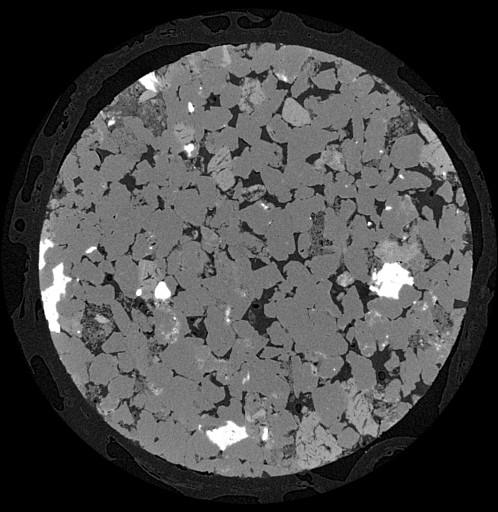
#> input picture images/Sandstone.tif, 996 x 1024 px, found by its file name (shown at 1/2 size)
$ python matplot.pyplot.py
#> lines starting #> are read from the running program, lines starting #| are printed output that depends on the picture
# Video Playlist: https://www.youtube.com/playlist?list=PLHae9ggVvqPgyRQQOtENr6hK0m1UquGaG

"""
matplotlib.pyplot contains various functions for plotting, including images.
Each pyplot function makes a change to the plot (e.g. add titles, labels, plots)
"""
# PLot using lists
from matplotlib import pyplot as plt

x = [1, 2, 3, 4, 5]
y = [1, 4, 9, 16, 25]

plt.plot(x, y)  # plot takes any number of arguments

# Also understands numpy arrays
import numpy as np

a = np.array(x)
b = np.array(y)
plt.plot(a, b)

# Images can also be plotted (covered in viewing images tutorial)
# Images are numpy arrays
import cv2

gray_img = cv2.imread('images/sandstone.tif', 0)
#> gray_img is the input picture: shape (1024, 996); min 0, max 255, mean 71.5

plt.imshow(gray_img, cmap="gray")
plt.hist(gray_img.flat, bins=100, range=(0, 150))

# Formatting
from matplotlib import pyplot as plt

import numpy as np

a = np.array([1, 2, 3, 4, 5])
b = np.array([1, 4, 9, 16, 25])
plt.plot(a, b)
plt.plot(a, b, 'bo')  # Blue dots. Also try: 'r--' 'g^' 'bs'
plt.axis([0, 6, 0, 50])  # Define range for x and y axes [xmin, xmax, ymin, ymax]

# Various types of plots
from matplotlib import pyplot as plt

wells = ['well1', 'well2', 'well3', 'well4', 'well5']
cells = [80, 62, 88, 110, 90]

plt.bar(wells, cells)
plt.scatter(wells, cells)
plt.plot(wells, cells)

# If you run all lines at once you'll see that all plots share same axes.
# Multiple plots topic is covered below.

#################################
# Defining line properties
from matplotlib import pyplot as plt

import numpy as np

a = np.array([1, 2, 3, 4, 5])
b = np.array([1, 4, 9, 16, 25])
plt.plot(a, b, linewidth=5.0)
# use setp() to define multiple parameters
fig = plt.plot(a, b, linewidth=5.0)
plt.setp(fig, color='r', linewidth=4.0)
# look at the documentation for more infor on setp()
# https://matplotlib.org/api/_as_gen/matplotlib.pyplot.setp.html#matplotlib.pyplot.setp

#####################################

from matplotlib import pyplot as plt

# Adding labels and annotations
wells = [1, 2, 3, 4, 5]
cells = [80, 62, 88, 110, 90]

plt.figure(figsize=(8, 8))
plt.bar(wells, cells)
plt.xlabel('Well #', fontsize=18, color='red')
plt.ylabel('# dead cells')
plt.title('Dead cells in each well')
plt.axis([1, 6, 60, 120])  # xmin, xmax, ymin, ymax
plt.grid(True)
plt.show()
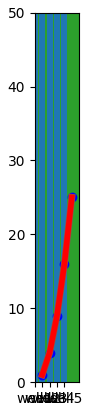
#> figure drawn by matplotlib, 1 panel
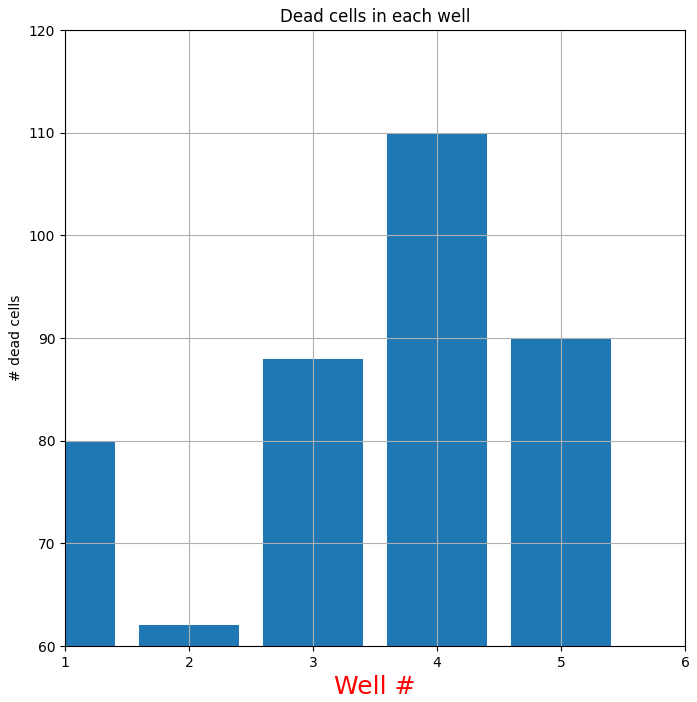
#> figure drawn by matplotlib, 1 panel; tallest bar 110 high, from x = 3.6 to 4.4

############################
# Log scale

from matplotlib import pyplot as plt

x = [1, 2, 3, 4, 5]
y = [10, 125, 1350, 11250, 100500]

plt.figure(figsize=(12, 6))

# linear
plt.subplot(121)
plt.plot(x, y)
plt.yscale('linear')
plt.title('linear')
plt.grid(True)

# Log
plt.subplot(122)
plt.plot(x, y)
plt.yscale('log')
plt.title('log')
plt.grid(True)

################################
# Use subplots to arrange multiple plots

from matplotlib import pyplot as plt

wells = ['well1', 'well2', 'well3', 'well4', 'well5']
cells = [80, 62, 88, 110, 90]

plt.bar(wells, cells)
plt.scatter(wells, cells)
plt.plot(wells, cells)
# Multiple plots using subplot
# Define a figure size first

# PLotting horizontally
plt.figure(figsize=(16, 6))
# Let us plot in 1 row and 3 columns (13x) x is for the position
plt.subplot(131)
plt.bar(wells, cells)
plt.subplot(132)
plt.scatter(wells, cells)
plt.subplot(133)
plt.plot(wells, cells)
plt.suptitle('Multiple Plots')
plt.show()

# PLotting vertically
plt.figure(figsize=(6, 16))
# Let us plot in 1 column and 2 rows (31x) x is for the position
plt.subplot(311)
plt.bar(wells, cells)
plt.subplot(312)
plt.scatter(wells, cells)
plt.subplot(313)
plt.plot(wells, cells)
plt.suptitle('Multiple Plots')
plt.show()

# Plotting as a grid
# PLotting vertically
plt.figure(figsize=(12, 12))
# Let us plot in 2 columns and 2 rows (22x) x is for the position
plt.subplot(221)
plt.bar(wells, cells)
plt.subplot(222)
plt.scatter(wells, cells)
plt.subplot(223)
plt.plot(wells, cells)
plt.suptitle('Multiple Plots')
plt.show()
###################################################

# Another way to define multiple plots

from matplotlib import pyplot as plt

wells = ['well1', 'well2', 'well3', 'well4', 'well5']
cells = [80, 62, 88, 110, 90]

# Initialize the plot and sublots
# Initialize the plot
fig = plt.figure(figsize=(16, 6))
ax1 = fig.add_subplot(131)
ax1.set(title='vertical bar', xlabel='Well #', ylabel='# cells')

ax2 = fig.add_subplot(132)
ax1.set(title='horizontal bar', xlabel='Well #', ylabel='# cells')

ax3 = fig.add_subplot(133)

# Plot the data
ax1.bar(wells, cells)
ax2.barh(wells, cells)
ax3.plot(wells, cells)

plt.savefig("images/my_plot.jpg")  # Save plot
# Show the plot
plt.show()

$ run again, with images/Osteosarcoma_01.tif copied over images/Sandstone.tif
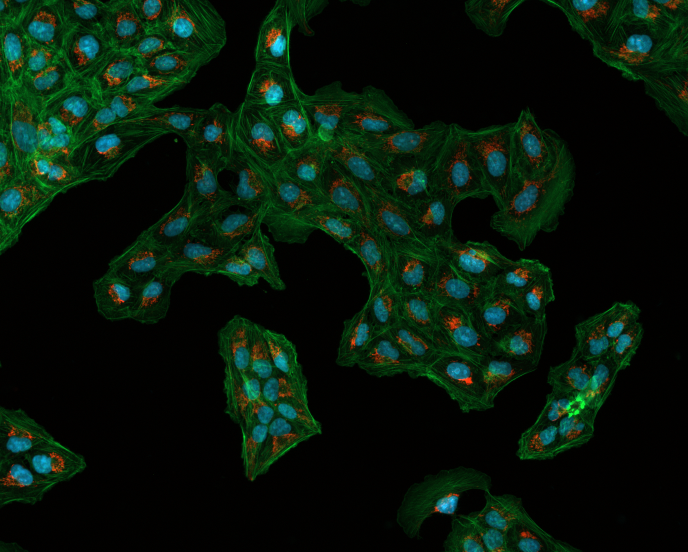
#> input picture images/Osteosarcoma_01.tif, 1376 x 1104 px, found by its file name (shown at 1/2 size)
#> `gray_img = cv2.imread('images/sandstone.tif', 0)`:
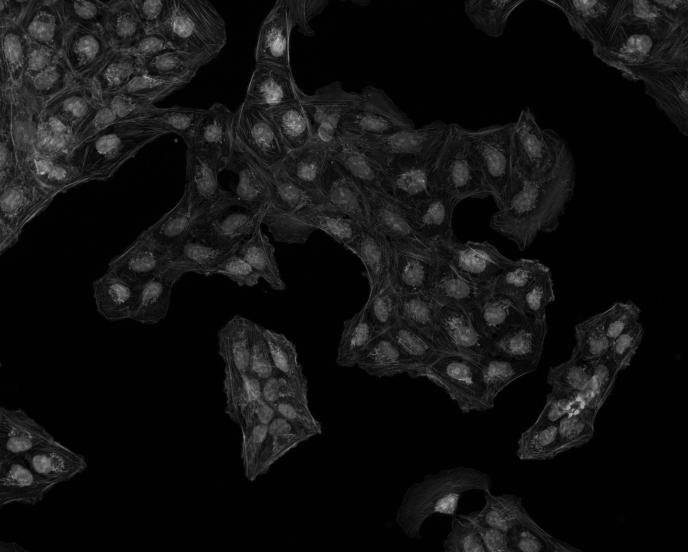
#> gray_img: shape (1104, 1376) (shown at 1/2 size); min 0, max 255, mean 17.4
